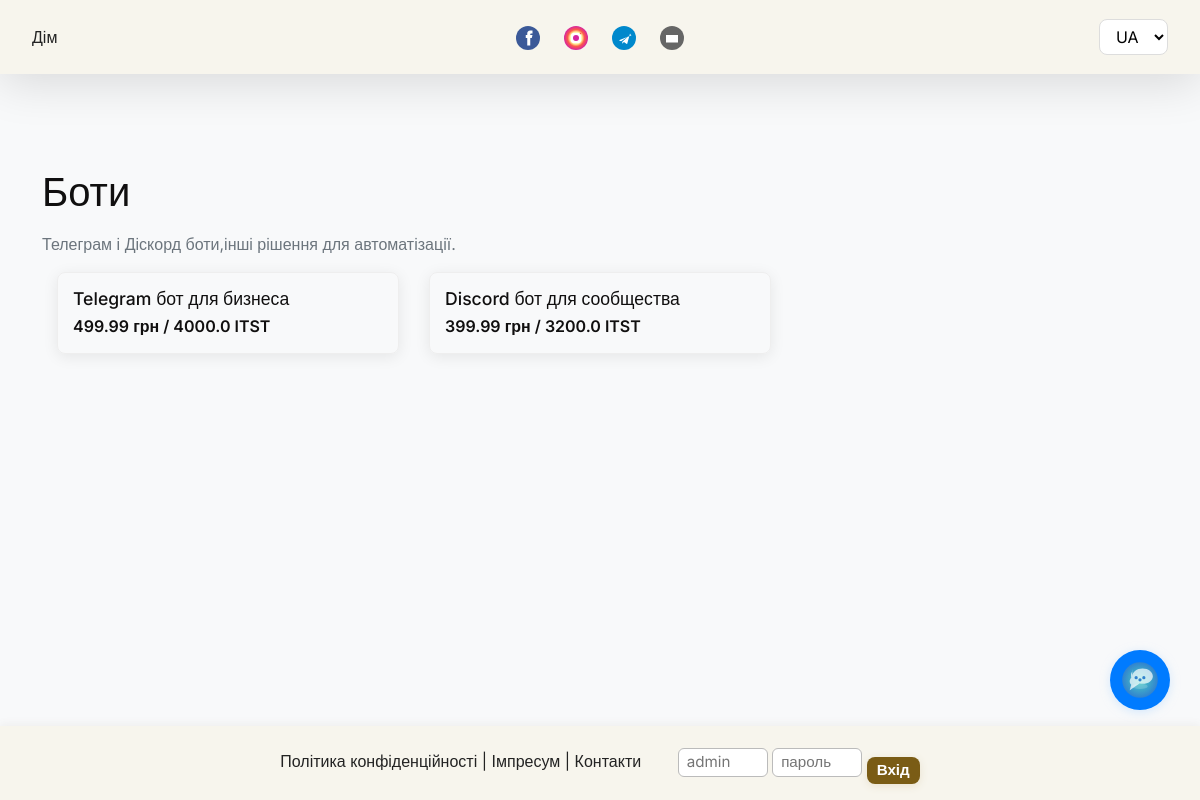
The page /shop/category/bots on the database as committed earlier.
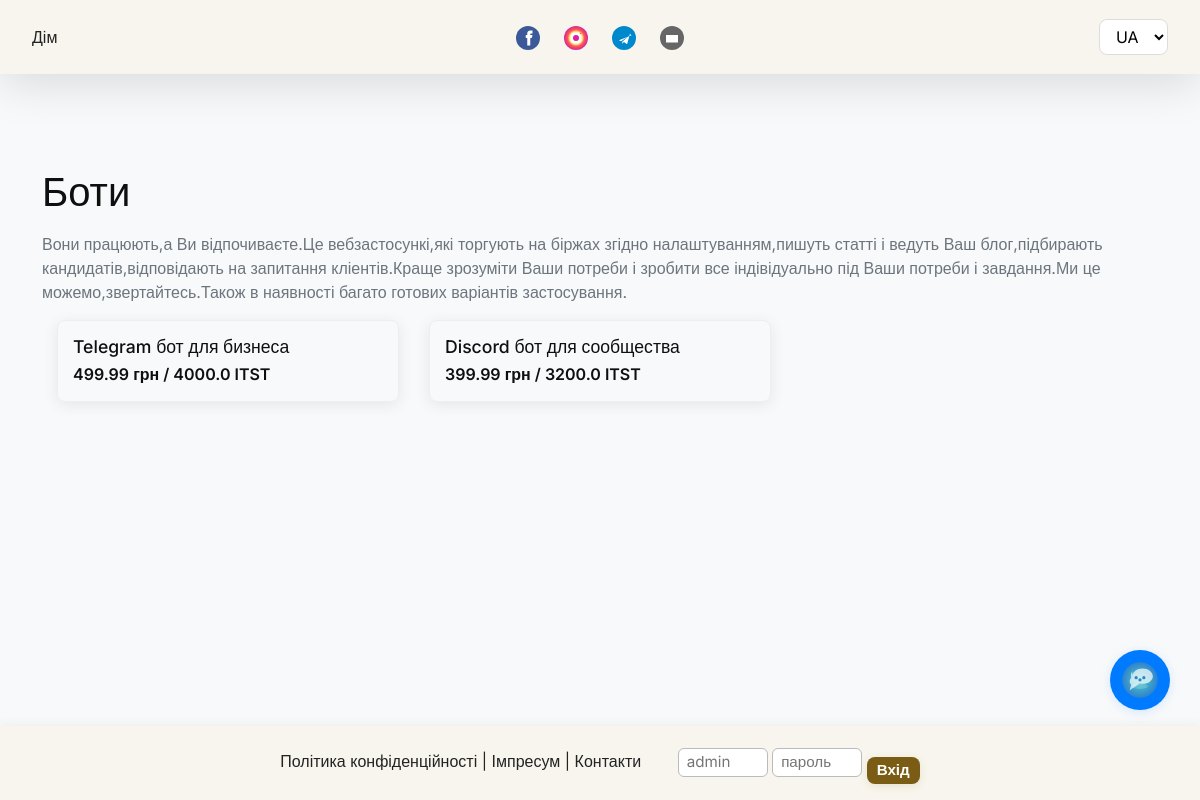
The same page on the database as committed later.
### app/models.py (models this page shows, shortened)
class Category(db.Model):
    id = db.Column(db.Integer, primary_key=True)
    name = db.Column(db.String(64))
    slug = db.Column(db.String(64), unique=True)
    description = db.Column(db.Text)
    image = db.Column(db.String(256))
    is_active = db.Column(db.Boolean, default=True)
    order = db.Column(db.Integer, default=1)
    name_ua = db.Column(db.String(64))
    name_en = db.Column(db.String(64))
    name_de = db.Column(db.String(64))
    name_ru = db.Column(db.String(64))
    description_ua = db.Column(db.Text)
    description_en = db.Column(db.Text)
    description_de = db.Column(db.Text)
    description_ru = db.Column(db.Text)
    products = db.relationship('Product', backref='category', lazy='dynamic')

class Product(db.Model):
    id = db.Column(db.Integer, primary_key=True)
    name = db.Column(db.String(128))
    slug = db.Column(db.String(128), unique=True)
    description = db.Column(db.Text)
    image = db.Column(db.String(256))
    price = db.Column(db.Float)
    token_price = db.Column(db.Float)  # Цена в токенах
    is_digital = db.Column(db.Boolean, default=True)
    is_active = db.Column(db.Boolean, default=True)
    category_id = db.Column(db.Integer, db.ForeignKey('category.id'))
    created_at = db.Column(db.DateTime, default=datetime.utcnow)
    name_ua = db.Column(db.String(128))
    name_en = db.Column(db.String(128))
    name_de = db.Column(db.String(128))
    name_ru = db.Column(db.String(128))
    description_ua = db.Column(db.Text)
    description_en = db.Column(db.Text)
    description_de = db.Column(db.Text)
    description_ru = db.Column(db.Text)
    example_url = db.Column(db.String(512))  # Ссылка на пример работы
    features = db.Column(db.JSON)  # Список функций/особенностей
    delivery_time = db.Column(db.String(128))  # Время выполнения
    support_period = db.Column(db.String(128))  # Период поддержки
    images = db.relationship('ProductImage', backref='product', lazy='dynamic', cascade="all, delete-orphan")

class Token(db.Model):
    id = db.Column(db.Integer, primary_key=True)
    name = db.Column(db.String(64))
    symbol = db.Column(db.String(10))
    contract_address = db.Column(db.String(42))
    decimals = db.Column(db.Integer, default=18)
    total_supply = db.Column(db.Float)
    circulating_supply = db.Column(db.Float)
    token_price_usd = db.Column(db.Float)  # Текущая цена в USD
    description = db.Column(db.Text)
    description_ua = db.Column(db.Text)
    description_en = db.Column(db.Text)
    description_de = db.Column(db.Text)
    description_ru = db.Column(db.Text)

### app/shop/routes.py (the view)
@shop.route('/shop/category/<slug>')
def category(slug):
    category = Category.query.filter_by(slug=slug, is_active=True).first_or_404()
    products = Product.query.filter_by(category_id=category.id, is_active=True).all()
    token = Token.query.first()
    return render_template('shop/category.html', category=category, products=products, token=token)

### app/main/routes.py (called while the page is built)
def get_category_name(category):
    lang = g.get('lang', session.get('lang', 'uk'))
    if lang == 'uk':
        return category.name_ua or category.name
    elif lang == 'en':
        return category.name_en or category.name
    elif lang == 'de':
        return category.name_de or category.name
    elif lang == 'ru':
        return category.name_ru or category.name
    return category.name

def get_product_name(product):
    lang = g.get('lang', session.get('lang', 'uk'))
    if lang == 'uk':
        return product.name_ua or product.name
    elif lang == 'en':
        return product.name_en or product.name
    elif lang == 'de':
        return product.name_de or product.name
    elif lang == 'ru':
        return product.name_ru or product.name
    return product.name

### app/templates/shop/category.html (shortened to what this page needs)
{% extends 'base.html' %}
{% block content %}
<div class="container shop-page">
  <h1 class="mt-4 mb-3">{{ get_category_name(category) }}</h1>
  {% if category.description %}
    <div class="mb-3 text-muted">{{ category.description }}</div>
  {% endif %}
  <div class="row">
    {% if products %}
      {% for product in products %}
        <div class="col-md-4 mb-4">
          <div class="product-card">
            <a href="{{ url_for('shop.product', slug=product.slug) }}">
              <h3>{{ get_product_name(product) }}</h3>
              <p class="product-price">{{ product.price }} грн{% if product.token_price %} / {{ product.token_price }} {{ token.symbol }}{% endif %}</p>
            </a>
          </div>
        </div>
      {% endfor %}
    {% else %}
      <div class="col-12">
        <div class="alert alert-info">{{ _('Немає товарів у цій категорії.') }}</div>
      </div>
    {% endif %}
  </div>
</div>
{% endblock %}

### app/templates/base.html (shortened to what this page needs)
<!doctype html>
<html lang="uk">  <head>
    <link href="https://cdn.jsdelivr.net/npm/bootstrap@5.3.0/dist/css/bootstrap.min.css" rel="stylesheet">
    <link rel="stylesheet" href="https://cdnjs.cloudflare.com/ajax/libs/font-awesome/6.0.0/css/all.min.css">
    <link rel="stylesheet" href="{{ url_for('static', filename='css/style.css') }}">
    <link rel="stylesheet" href="{{ url_for('static', filename='css/blockchain.css') }}">
    /*<link rel="stylesheet" href="{{ url_for('static', filename='css/ocean_bg.css') }}">
  </head>
  <body>
    <header>
      <nav>
        <div class="nav-left">
          <a href="{{ url_for('main.index') }}">{{ _('Дім') }}</a>
        </div>
        <div class="nav-center">
          <a href="{{ settings.facebook if settings and settings.facebook else 'https://facebook.com' }}" target="_blank" title="Facebook">
            <img src="{{ url_for('static', filename='img/facebook.svg') }}" alt="Facebook">
          </a>
          <a href="{{ settings.instagram if settings and settings.instagram else 'https://instagram.com' }}" target="_blank" title="Instagram">
            <img src="{{ url_for('static', filename='img/instagram.svg') }}" alt="Instagram">
          </a>
          <a href="{{ settings.telegram if settings and settings.telegram else 'https://t.me/' }}" target="_blank" title="Telegram">
            <img src="{{ url_for('static', filename='img/telegram.svg') }}" alt="Telegram">
          </a>
          <a href="mailto:{{ settings.email if settings and settings.email else 'info@example.com' }}" title="Email">
            <img src="{{ url_for('static', filename='img/email.svg') }}" alt="Email">
          </a>
        </div>
        <div class="nav-right">
          <form id="lang-switcher-form" method="get" style="display:inline;">
            <select name="lang" id="lang-switcher" style="padding:6px 12px;border-radius:8px;border:1px solid #ddd;font-size:1em;background:#fff;">
              <option value="uk" {% if g.get('lang', 'uk') == 'uk' %}selected{% endif %}>UA</option>
            </select>
          </form>
        </div>
      </nav>
    </header>
    <main>
      {% block content %}{% endblock %}
    </main>
    <footer id="site-footer" style="position:fixed;left:0;right:0;bottom:0;width:100%;background:#f5f5f5;padding:1em;text-align:center;z-index:900;box-shadow:0 -2px 8px #eee;">
      <a href="/privacy">{{ _('Політика конфіденційності') }}</a> |
      <a href="/impressum">{{ _('Імпресум') }}</a> |
      <a href="/contacts">{{ _('Контакти') }}</a>
      <form method="POST" action="/admin/login" style="display:inline-block;margin-left:2em;vertical-align:middle;" autocomplete="off">
        <input type="text" name="username" placeholder="admin" style="padding:2px 8px;border-radius:6px;border:1px solid #bbb;font-size:0.95em;width:90px;">
        <input type="password" name="password" placeholder="пароль" style="padding:2px 8px;border-radius:6px;border:1px solid #bbb;font-size:0.95em;width:90px;">
        <button type="submit" class="btn btn-sm btn-outline-primary" style="padding:2px 10px;font-size:0.95em;">Вхід</button>
      </form>
    </footer>
    <button id="chat-open-btn" class="chat-circle-btn" title="Чат із асистентом">
      <img src="/static/img/chat_icon.svg" alt="Чат" />
    </button>
  </body>
</html>

### app/static/css/style.css (style rules this page uses)
:root { --page-bg: #f8f9fa; --block-bg: #fff; --main-font: 'Inter', 'Montserrat', Arial, sans-serif; --page-accent: #7a5c15; --page-accent-light: #cfb78c; --header-footer-bg: #f7f5ed; }
header, footer#site-footer { background: var(--header-footer-bg) !important; color: #232323 !important; box-shadow: 0 8px 48px #0002; z-index: 1000; }
header { position: fixed; top: 0; left: 0; right: 0; width: 100%; padding: 1.2em 0; }
footer#site-footer { position: fixed; left: 0; right: 0; bottom: 0; width: 100%; padding: 1.2em 0.5em; text-align: center; box-shadow: 0 -4px 32px #efe1caaa; background: var(--header-footer-bg) !important; }
body { background: var(--page-bg) !important; color: #100f0f; margin: 0; padding: 0; min-height: 100vh; font-family: var(--main-font); }
a, .block-card a, .block-card h3 a, .block-card p a { text-decoration: none !important; color: inherit; transition: color 0.18s; }
.btn, .btn-primary { display: inline-block; background: var(--page-accent); color: #fff !important; border: none; border-radius: 12px; padding: 0.75em 2em; margin-top: 1em; font-size: 1em; font-weight: 700; cursor: pointer; text-decoration: none; transition: background 0.18s, color 0.16s; font-family: var(--main-font); box-shadow: 0 2px 8px #e9e2cf; }
.btn { font-family: var(--main-font) !important; font-weight: 600 !important; border-radius: 8px !important; transition: all 0.3s ease !important; text-decoration: none !important; display: inline-block !important; white-space: nowrap !important; }
button[type="submit"], input[type="submit"] { opacity: 1 !important; visibility: visible !important; display: inline-block !important; }
.text-muted { color: #6c757d !important; }
.row { margin: 0 !important; }
.col-md-8, .col-md-4, .col-md-6, .col-12 { padding: 0 15px !important; }
.shop-page { margin-top: 100px !important; margin-bottom: 110px !important; padding-top: 20px !important; padding-bottom: 40px !important; min-height: calc(100vh - 210px) !important; }

### app/static/css/blockchain.css (style rules this page uses)
.product-card { border: 1px solid #eee; border-radius: 8px; overflow: hidden; box-shadow: 0 3px 15px rgba(0, 0, 0, 0.08); transition: transform 0.3s, box-shadow 0.3s; height: 100%; }
.product-card h3 { padding: 15px 15px 5px 15px; margin: 0; font-size: 1.1rem; }
.product-card .product-price { padding: 0 15px 15px 15px; margin: 0; display: flex; justify-content: space-between; font-weight: 600; }

### app/static/css/ocean_bg.css (style rules this page uses)
body { background: #eaf6ff; }

### app/templates/base.html (style rules this page uses)
.chat-circle-btn { position: fixed; right: 30px; bottom: 90px; width: 60px; height: 60px; background: #007bff; color: #fff; border: none; border-radius: 50%; font-size: 2em; box-shadow: 0 2px 10px #b3d8ff88; cursor: pointer; z-index: 1100; display: flex; align-items: center; justify-content: center; transition: background 0.2s; }
.chat-circle-btn img { width: 36px; height: 36px; pointer-events: none; }
header nav { display: flex; justify-content: space-between; align-items: center; max-width: 1400px; margin: 0 auto; padding: 0 2em; }
.nav-left { flex: 1; display: flex; justify-content: flex-start; }
.nav-center { flex: 1; display: flex; justify-content: center; align-items: center; gap: 1.5em; }
.nav-right { flex: 1; display: flex; justify-content: flex-end; }
nav a { color: #232323; text-decoration: none; font-weight: 500; transition: color 0.2s; }
.nav-center a img { height: 24px; width: 24px; transition: transform 0.2s; }

Rows that differ between the two databases and show on the page:
changed Category "Боти": description "Телеграм і Діскорд боти,інші рішення для автоматізації." → "Вони працюють,а Ви відпочиваєте.Це вебзастосункі,які торгують на біржах згідно налаштуванням,пишуть статті і ведуть Ваш блог,підбирають кандидатів,відповідають на запитання кліентів.Краще зрозуміти Ваши потреби і зробити все індівідуально під Ваши потреби і завдання.Ми це можемо,звертайтесь.Також в наявності багато готових варіантів застосування."
